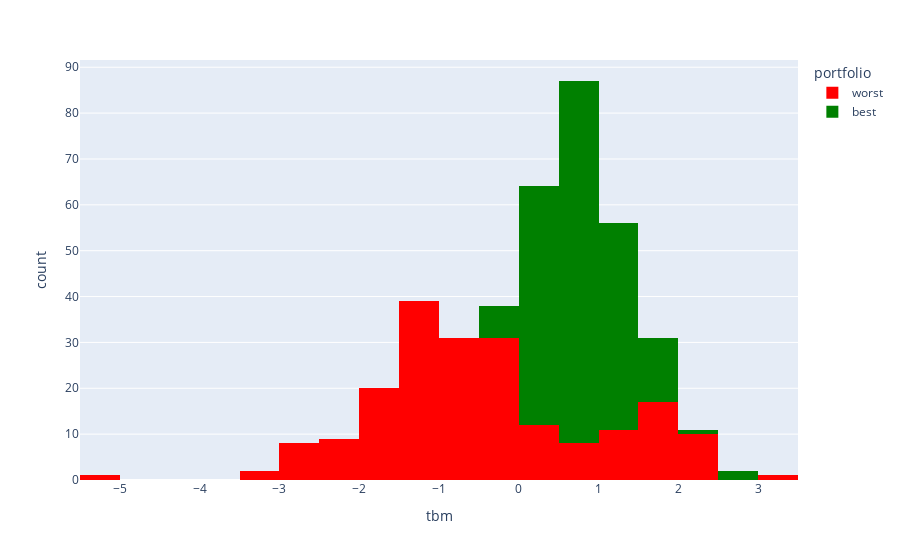

The cell this chart's notebook holds for it:
### Markdown cell above
#### Feature histograms

### Code cell
fig = px.histogram(
    df2, 
    x="tbm", 
    color="portfolio", 
    color_discrete_map=dict(
        best="green",
        worst="red"
    )
)
fig.show()

### Figure 1 — Plotly figure (JSON) as saved in the notebook; plotly's stock layout.template omitted (floating-point values rounded to 4 significant figures; data arrays with more than 128 entries replaced by an {"elided": "..."} marker saying what was removed)
{"data": [{"alignmentgroup": "True", "bingroup": "x", "hovertemplate": "portfolio=worst<br>tbm=%{x}<br>count=%{y}<extra></extra>", "legendgroup": "worst", "marker": {"color": "red", "pattern": {"shape": ""}}, "name": "worst", "offsetgroup": "worst", "orientation": "v", "showlegend": true, "type": "histogram", "x": {"elided": "200 float values"}, "xaxis": "x", "yaxis": "y"}, {"alignmentgroup": "True", "bingroup": "x", "hovertemplate": "portfolio=best<br>tbm=%{x}<br>count=%{y}<extra></extra>", "legendgroup": "best", "marker": {"color": "green", "pattern": {"shape": ""}}, "name": "best", "offsetgroup": "best", "orientation": "v", "showlegend": true, "type": "histogram", "x": {"elided": "200 float values"}, "xaxis": "x", "yaxis": "y"}], "layout": {"barmode": "relative", "legend": {"title": {"text": "portfolio"}, "tracegroupgap": 0}, "margin": {"t": 60}, "xaxis": {"anchor": "y", "domain": [0, 1], "title": {"text": "tbm"}}, "yaxis": {"anchor": "x", "domain": [0, 1], "title": {"text": "count"}}}}
